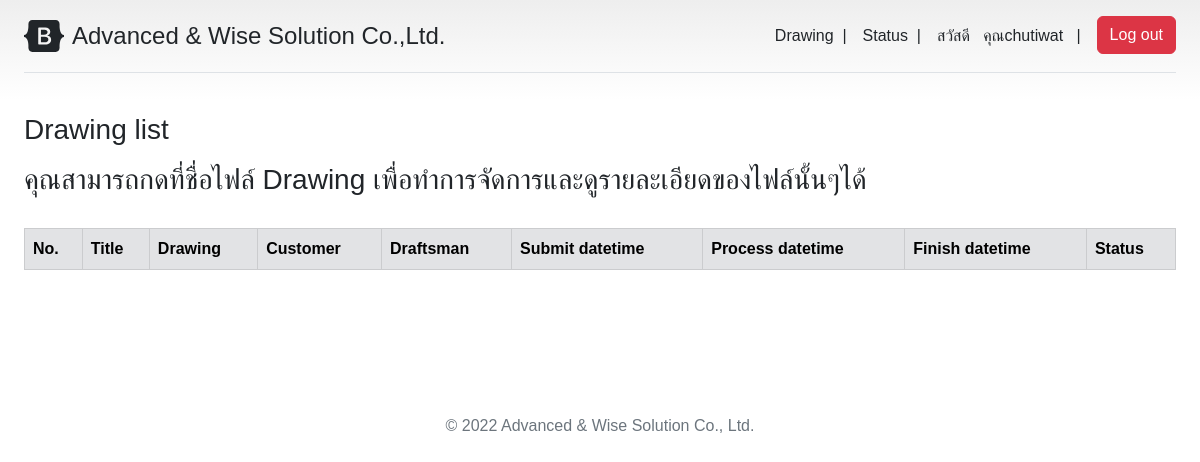
/aws-system-intranet/qc-home/ (signed in), run on an earlier commit of the app's database.
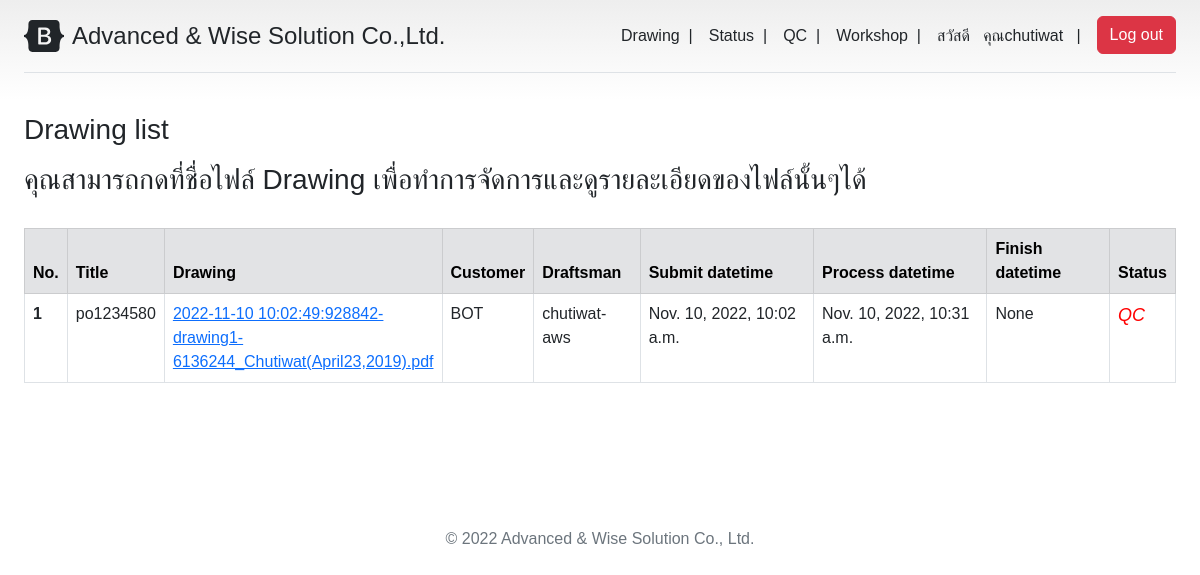
And on a later commit of the database.
### design_section/models.py (models this page shows, shortened)
class JobTiltle(models.Model):
    title = models.CharField(max_length=200) #next time will link with PO
    description = models.TextField(null=True, blank=True)
    submit_date = models.DateTimeField(null=True, blank=True)
    process_date = models.DateTimeField(null=True, blank=True)
    finish_date = models.DateTimeField(null=True, blank=True)
    customer = models.ForeignKey(Customers, on_delete=models.DO_NOTHING)

class DrawingFile(models.Model):
    path = models.FileField(upload_to='file', null=True, blank=True)
    name = models.CharField(max_length=200)
    status = models.CharField(max_length=20) #waiting,processing, QC, repair, reject, finished, canceled

### customer_section/models.py (models this page shows)
class Customers(models.Model):
    full_name = models.CharField(max_length=100)
    initial_name = models.CharField(max_length=10, null=True, blank=True)
    address = models.TextField(null=True, blank=True)
    telephone = models.CharField(max_length=20, null=True, blank=True)
    email = models.EmailField(max_length=250, null=True, blank=True)
    def __str__(self):
        return self.initial_name

### workshop_section/views.py (the view)
# urls.py: path('qc-home/', QualityControlHome, name='qc-home-page'),
@login_required
def QualityControlHome(request):
    context = {}
    drawing_qc_list = []
    login_user_position_list = []
    login_username = request.user.username
    user_detail = User.objects.get(username=login_username)
    employee_profile = EmployeeProfile.objects.get(user = user_detail.pk)
    position_list = ProfilePosition.objects.filter(profile_id = employee_profile.pk)
    for user_position in position_list:
        position_name = CompanyPosition.objects.get(pk=user_position.position_id.pk)
        login_user_position_list = np.append(login_user_position_list,position_name.position_name)
    if len(login_user_position_list) != 0:
        context['position_list'] = login_user_position_list
        context['position_status'] = True
    else:
        context['position_status'] = False
    drawings_qc = DrawingFile.objects.filter(status = 'QC')
    for drawing_qc in drawings_qc:
        job_files = JobFile.objects.filter(drawing_id = drawing_qc)
        for job_file in job_files:
            job_id = job_file.job_id
            job_titles = JobTiltle.objects.filter(pk=job_id.pk)
            for job_title in job_titles:
                customer = Customers.objects.get(initial_name=job_title.customer)
                user_job = UserJob.objects.get(job_id=job_title.pk)
                draftsman_id = User.objects.get(username=user_job.user_id)
                drawing_json={
                    "title":job_title.title,
                    "drawing_name":drawing_qc.name,
                    "drawing_id":drawing_qc.pk,
                    "customer":customer.initial_name,
                    "draftsman":draftsman_id.username,
                    "submit_date":job_title.submit_date,
                    "process_date":job_title.process_date,
                    "finish_date":job_title.finish_date,
                    "status":drawing_qc.status,
                    "path":drawing_qc.path,
                }
                drawing_qc_list = np.append(drawing_qc_list,drawing_json)
    context['drawing_qc_list'] = drawing_qc_list
    return render(request, 'workshop_section/qc_list-page.html',context)

### workshop_section/template/workshop_section/qc_list-page.html (shortened to what this page needs)
{% extends 'workshop_section/workshop_section-base.html' %}
{% block workshop-main-content %}
  <main class="form-group w-60 m-auto">
    <h1 class="h3 mb-3 fw-normal">Drawing list</h1>
    <h3 class="h3"><span>คุณสามารถกดที่ชื่อไฟล์ Drawing เพื่อทำการจัดการและดูรายละเอียดของไฟล์นั้นๆได้</span></h3>
    <br>
    <div id="drawing_process">
        <table class="table table-bordered">
            <thead class="table-secondary">
                <tr>
                    <th scope="col">No.</th>
                    <th scope="col">Title</th>
                    <th scope="col">Drawing</th>
                    <th scope="col">Customer</th>
                    <th scope="col">Draftsman</th>
                    <th scope="col">Submit datetime</th>
                    <th scope="col">Process datetime</th>
                    <th scope="col">Finish datetime</th>
                    <th scope="col">Status</th>
                </tr>
            </thead>
            <tbody>
                {% for drawing_qc in drawing_qc_list %}
                    {% if drawing_qc.status != '' %}
                        <tr>
                            <th scope="row">{{ forloop.counter }}</th>
                            <td>{{ drawing_qc.title }}</td>
                            <td style="max-width: 400px; width: 20vw; word-wrap: break-word;"><a href="{% url 'workshop-detail-page' drawing_qc.drawing_id %}">{{ drawing_qc.drawing_name }}</a></td>
                            <td>{{ drawing_qc.customer }}</td>
                            <td>{{ drawing_qc.draftsman }}</td>
                            <td>{{ drawing_qc.submit_date }}</td>
                            <td>{{ drawing_qc.process_date }}</td>
                            <td>{{ drawing_qc.finish_date }}</td>
                            {% if drawing_qc.status == 'waiting' %}
                                <td><i class="fa fa-check" style="font-size: 18px; color: rgb(255, 196, 0);">{{ drawing_qc.status }}</i></td>
                            {% elif drawing_qc.status == 'processing' or drawing_qc.status == 'repair' %}
                                <td><i class="fa fa-check" style="font-size: 18px; color: rgb(255, 94, 0);">{{ drawing_qc.status }}</i></td>
                            {% elif drawing_qc.status == 'finished' %}
                                <td><i class="fa fa-check" style="font-size: 18px; color: green;">{{ drawing_qc.status }}</i></td>
                            {% else %}
                                <td><i class="fa fa-check" style="font-size: 18px; color: red;">{{ drawing_qc.status }}</i></td>
                            {% endif %}
                        </tr>
                    {% endif %}
                {% endfor %}
            </tbody>
        </table>
    </div>
  </main>
{% endblock workshop-main-content %}

### workshop_section/template/workshop_section/workshop_section-base.html (shortened to what this page needs)
{% load static %}
<!doctype html>
<html lang="en">
  <head>
    <link href="{% static 'css/bootstrap_min.css' %}" rel="stylesheet">
    <link href="{% static 'css/pricing.css' %}" rel="stylesheet">
    <link href="{% static 'css/MyCss.css' %}" rel="stylesheet" type="text/css">
  </head>
  <body>
    <div class="container-fluid py-3">
      <div class="container-fluid">
        <header>
            <div class="d-flex flex-column flex-md-row align-items-center pb-3 mb-4 border-bottom">
              <a href="/" class="d-flex align-items-center text-dark text-decoration-none">
                <span class="fs-4">Advanced & Wise Solution Co.,Ltd.</span>
              </a>
              <nav class="d-inline-flex mt-2 mt-md-0 ms-md-auto">
                {% if user.is_authenticated %}
                  {% if position_status == True %}
                    {% for position in position_list %}
                      {% if position == 'technician' %}
                        <a class="me-3 py-2 text-dark text-decoration-none" href="/aws-system-intranet/workshop-home/" >Workshop&nbsp;&nbsp;|</a>
                      {% endif %}
                      {% if position == 'quality control' %}
                        <a class="me-3 py-2 text-dark text-decoration-none" href="/aws-system-intranet/qc-home/" >QC&nbsp;&nbsp;|</a>
                      {% endif %}
                      {% if position == 'draftsman' %}
                        <a class="me-3 py-2 text-dark text-decoration-none" href="/aws-system-intranet/drawing-upload/" >Drawing&nbsp;&nbsp;|</a>
                      {% endif %}
                      {% if position == 'draftsman' %}
                        <a class="me-3 py-2 text-dark text-decoration-none" href="/aws-system-intranet/drawing-status/" >Status&nbsp;&nbsp;|</a>
                      {% endif %}
                    {% endfor %}
                  {% endif %}
                  <a class="me-3 py-2 text-dark text-decoration-none" href="{% url 'aws-system-home' %}" >สวัสดี &nbsp; คุณ{{ request.user.first_name }} &nbsp;&nbsp;|</a>
                  <form method="POST" action='{% url "logout-page" %}' novalidate>
                    <button type="submit" class="btn btn-danger">Log out</button>
                  </form>
                {% endif %}
              </nav>
            </div>
        </header>
      </div>
      <div class="container-fluid py-3">
        {% block workshop-main-content %}
        {% endblock workshop-main-content %}
      </div>
    </div>
  </body>
  <footer class="my-5 pt-5 text-muted text-center text-small">
    <p class="mb-1">&copy; 2022 Advanced & Wise Solution Co., Ltd.</p>
  </footer>
</html>

What changed in the data, as far as the page shows it:
added JobTiltle: title "po1234580", submit_date "Nov. 10, 2022, 10:02 a.m.", process_date "Nov. 10, 2022, 10:31 a.m."
added DrawingFile: drawing_name "2022-11-10 10:02:49:928842-drawing1-6136244_Chutiwat(April23,2019).pdf", status "QC"
now on this page (row unchanged): Customers: customer "BOT"
Also different on the page:
new list line: "QC |"
new list line: "Workshop |"
new list line: "1 None"
new list line: "chutiwat-aws"
